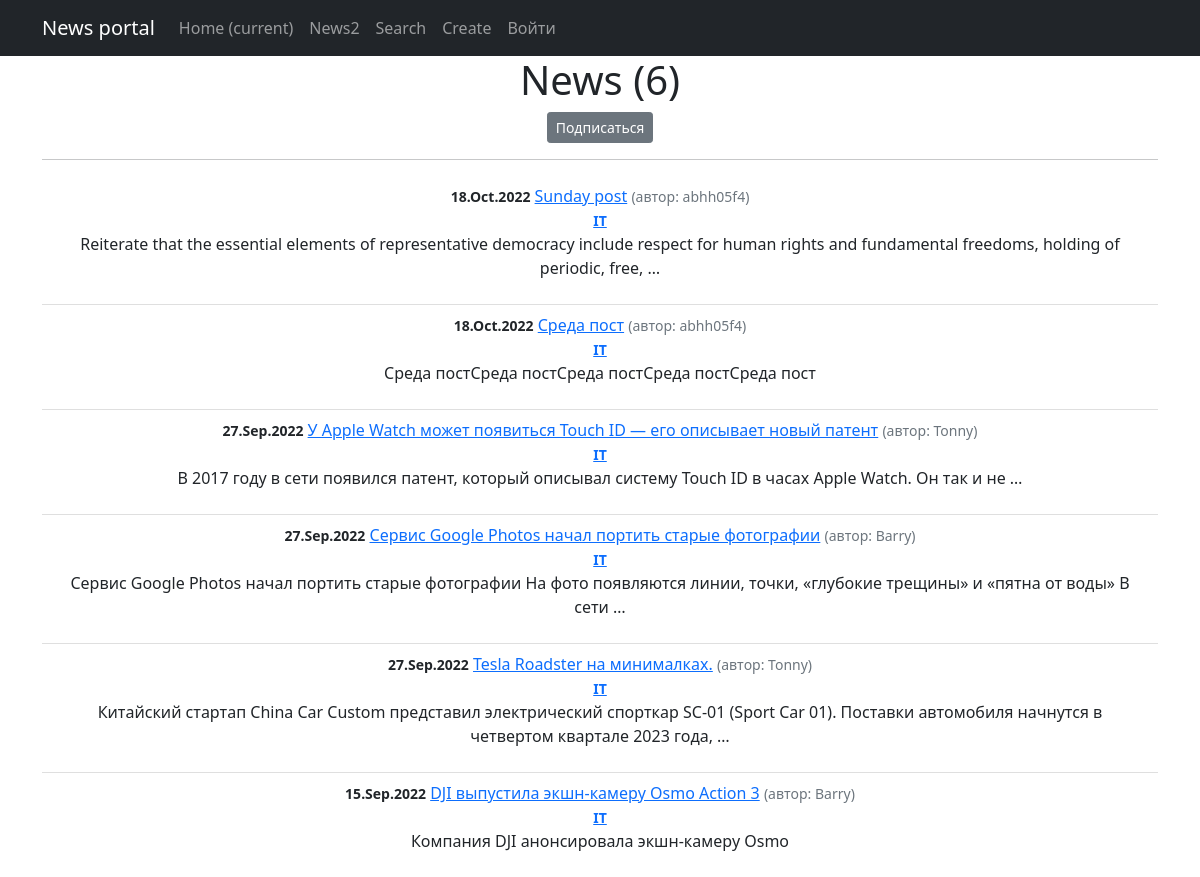
Before: /news/categories/4 with the older database file.
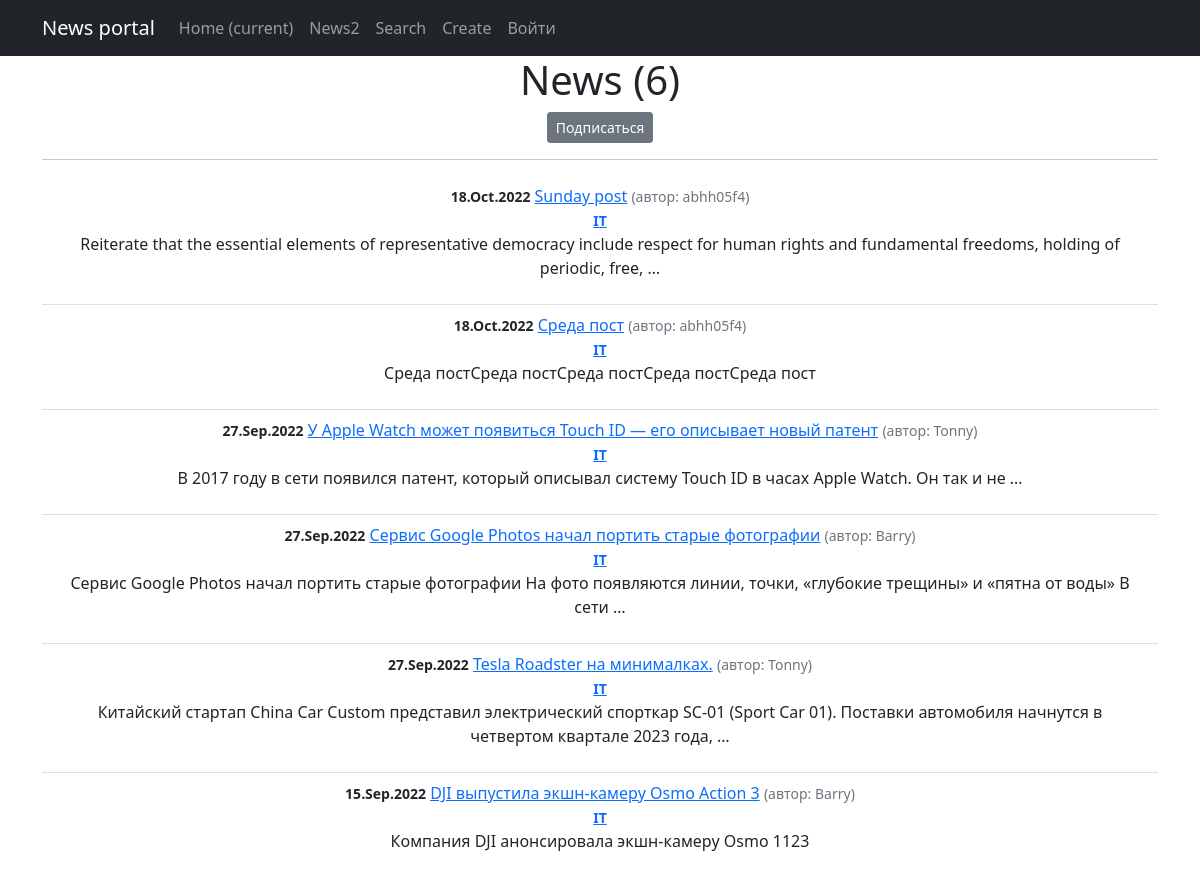
After: the same page with the newer database file.
### news/models.py (models this page shows, shortened)
class Post(models.Model):
    news = 'NW'
    article = 'AR'
    TYPE_CHOICES = [
        (article, 'Article'),
        (news, 'News')
    ]
    author = models.ForeignKey(Author, on_delete=models.CASCADE)
    category = models.ManyToManyField(Category, through='PostCategory')
    post_type = models.CharField(max_length=2, choices=TYPE_CHOICES)
    post_date = models.DateTimeField(auto_now_add=True)
    post_title = models.CharField(max_length=255)
    post_text = models.TextField()
    post_rating = models.IntegerField(default=0)

class Author(models.Model):
    author_rating = models.FloatField(default=0.0)
    user = models.OneToOneField(User, on_delete=models.CASCADE)
    def __str__(self):
        return f'{self.user.username}'

class Category(models.Model):
    category_name = models.CharField(max_length=255, unique=True)
    subscribers = models.ManyToManyField(User, related_name='categories')
    def __str__(self):
        return f'{self.category_name}'

### news/views.py (the view)
# urls.py: path('categories/<int:pk>', CategoryListView.as_view(), name='category_list'),
class CategoryListView(ListView):
    model = Post
    template_name = 'category_list.html'
    context_object_name = 'category_news_list'
    def get_queryset(self):
        self.category = get_object_or_404(Category, id=self.kwargs['pk'])
        queryset = Post.objects.filter(category=self.category).order_by('-post_date')
        return queryset
    def get_context_data(self, **kwargs):
        context = super().get_context_data(**kwargs)
        context['is_not_subscriber'] = self.request.user not in self.category.subscribers.all()
        context['category'] = self.category
        return context

### news/templatetags/custom_filters.py (called while the page is built)
@register.filter()
def censor(value):
    for _ in CENSOR_WORDS:
        value = value.replace(_, "*" * len(_))
    return f'{value}'

### templates/category_list.html (shortened to what this page needs)
{% extends 'flatpages/default.html' %}
{% load custom_filters %}
{% block content %}
    <h1>News ({{ category_news_list|length }})</h1>
    {% if is_not_subscriber %}
        <p class="text-center"><a href="{% url 'subscribe' category.id %}" class="btn btn-secondary btn-sm">Подписаться</a></p>
    {% endif %}
    <hr>
    {% if category_news_list %}
        <ul class="list-group list-group-flush">
            {% for post in category_news_list %}
                <li class="list-group-item">
                    <small class="fw-bold">{{ post.post_date|date:'d.M.Y' }}</small>
                    <a href="{% url 'post_detail' post.id %}">{{ post.post_title|censor }}</a>
                    <small class="text-muted">(автор: {{ post.author }})</small> <br>
                    <small class="fw-bold">
                        {% for category in post.category.all %}
                            <a href="{% url 'category_list' category.id %}">{{ category }}</a>
                        {% endfor %}
                    </small>
                    <p>{{ post.post_text|truncatewords:20|censor }}</p>
                </li>
            {% endfor %}
        </ul>
    {% else %}
        <h2>"Новостей нет"</h2>
    {% endif %}
{% endblock content %}

### templates/flatpages/default.html (shortened to what this page needs)
<!DOCTYPE html>
<html lang="en">
    <head>
        {% load static %}
        <link href="{% static 'css/styles.css' %}" rel="stylesheet" />
    </head>
    <body>
        {% load cache %}
        {% cache 100 navbar %}
        <nav class="navbar navbar-expand-lg navbar-dark bg-dark static-top">
           <div class="container">
               <a class="navbar-brand" href="#">News portal</a>
               <div class="collapse navbar-collapse" id="navbarResponsive">
                   <ul class="navbar-nav ml-auto">
                       <li class="nav-item active">
                           <a class="nav-link" href="#">Home
                               <span class="sr-only">(current)</span>
                           </a>
                       </li>
                       <li class="nav-item">
                           <a class="nav-link" href="/news/">News2</a>
                       </li>
                       <li class="nav-item">
                           <a class="nav-link" href="/news/search/">Search</a>
                       </li>
                       <li class="nav-item">
                           <a class="nav-link" href="/news/create/">Create</a>
                       </li>
                       {% if request.user.is_authenticated %}
                           <li class="nav-item">
                               <a class="nav-link" href="/accounts/logout/">{{ request.user.username }} Выход</a>
                           </li>
                       {% else %}
                           <li class="nav-item">
                               <a class="nav-link" href="/accounts/login/">Войти</a>
                           </li>
                       {% endif %}
                   </ul>
               </div>
           </div>
        </nav>
        {% endcache %}
        <div class="container">
            <div class="row">
                <div class="col-lg-12 text-center">
                    {% block content %}{% endblock content %}
                </div>
            </div>
        </div>
    </body>
</html>

Changed rows visible on the page:
changed Post "DJI выпустила экшн-камеру Osmo Action 3": post_text|censor "Компания DJI анонсировала экшн-камеру Osmo" → "Компания DJI анонсировала экшн-камеру Osmo 1123"
